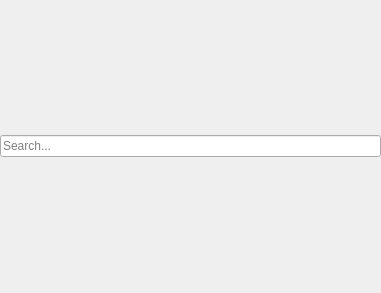
<?xml version="1.0" encoding="UTF-8"?>
<ui version="4.0">
 <class>ActionTree</class>
 <widget class="QWidget" name="ActionTree">
  <property name="geometry">
   <rect>
    <x>0</x>
    <y>0</y>
    <width>381</width>
    <height>293</height>
   </rect>
  </property>
  <property name="windowTitle">
   <string>Action Tree</string>
  </property>
  <layout class="QVBoxLayout" name="verticalLayout" stretch="0,1">
   <property name="spacing">
    <number>2</number>
   </property>
   <property name="leftMargin">
    <number>0</number>
   </property>
   <property name="topMargin">
    <number>0</number>
   </property>
   <property name="rightMargin">
    <number>0</number>
   </property>
   <property name="bottomMargin">
    <number>0</number>
   </property>
   <item>
    <widget class="QLineEdit" name="search_edit">
     <property name="placeholderText">
      <string>Search...</string>
     </property>
    </widget>
   </item>
   <item>
    <layout class="QVBoxLayout" name="main_layout"/>
   </item>
  </layout>
 </widget>
 <resources/>
 <connections/>
</ui>
